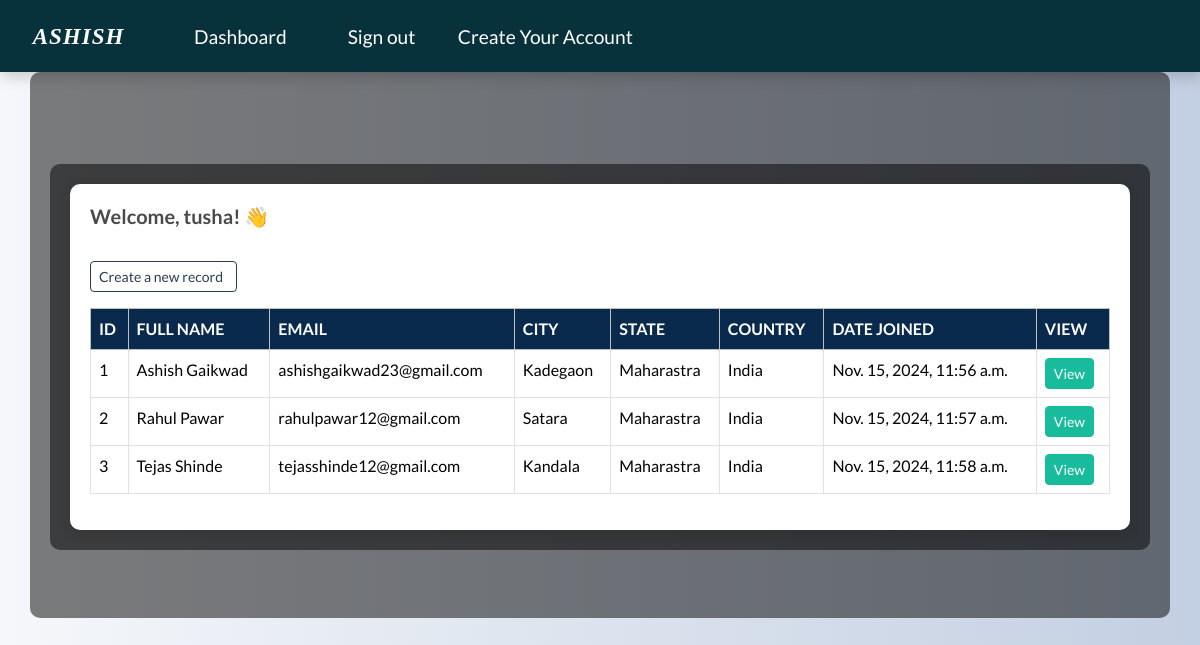
The page /dashboard (signed in) on the database its author committed.
### webapp/models.py (models this page shows, shortened)
class Record(models.Model):
    creation_date = models.DateTimeField(auto_now_add=True)
    first_name = models.CharField(max_length=100)
    last_name = models.CharField(max_length=100)
    email = models.CharField(max_length=225)
    city = models.CharField(max_length=225)
    address = models.CharField(max_length=255)
    state = models.CharField(max_length=200)
    country = models.CharField(max_length=125)

### webapp/views.py (the view)
# urls.py: path('dashboard',views.dashboard,name="dashboard"),
@login_required(login_url='my-login')
def dashboard(request):
    my_records = Record.objects.all()
    context = {'records': my_records}
    return render(request, 'webapp/dashboard.html', context=context)

### webapp/templates/webapp/dashboard.html (shortened to what this page needs)
{% extends 'webapp/base.html' %} {% block content %}
<div class="container my-5">
    <div class="table-container">
        <h5>Welcome, {{user}}! 👋</h5>
        <hr>
        <a class="btn btn-outline-primary btn-sm mb-3" href="{% url 'create-record' %}">
            Create a new record &nbsp;
        </a>
        <table class="table table-hover table-bordered">
            <thead class="table-light">
                <tr>
                    <th scope="col">ID</th>
                    <th scope="col">Full Name</th>
                    <th scope="col">Email</th>
                    <th scope="col">City</th>
                    <th scope="col">State</th>
                    <th scope="col">Country</th>
                    <th scope="col">Date Joined</th>
                    <th scope="col">View</th>
                </tr>
            </thead>
            <tbody>
                {% if records %} {% for record in records %}
                <tr>
                    <td>{{record.id}}</td>
                    <td>{{record.first_name}} {{record.last_name}}</td>
                    <td>{{record.email}}</td>
                    <td>{{record.city}}</td>
                    <td>{{record.state}}</td>
                    <td>{{record.country}}</td>
                    <td>{{record.creation_date}}</td>
                    <td>
                        <a class="btn btn-success btn-sm" href="{% url 'singular_record' record.id %}">
                             View
                        </a>
                    </td>
                </tr>
                {% endfor %} {% else %}
                <tr>
                    <td colspan="9" class="text-center text-muted">No records found.</td>
                </tr>
                {% endif %}
            </tbody>
        </table>
    </div>
</div>
{% endblock %}

### webapp/templates/webapp/base.html (shortened to what this page needs)
{% load static %}
<!DOCTYPE html>
<html lang="en">
<head>
    <link rel="stylesheet" type="text/css" href="https://bootswatch.com/5/flatly/bootstrap.min.css">
    <link rel="stylesheet" type="text/css" href="{% static 'css/styles.css' %}">
</head>
<body>
    {% include 'webapp/navbar.html' %}
    <div class="container">
        <br>
        {% block content %} {% endblock %}
    </div>
</body>
</html>

### webapp/templates/webapp/navbar.html (shortened to what this page needs)
<nav class="navbar navbar-expand-lg navbar-dark justify-content-center custom-navbar">
    <a class="navbar-brand main-heading" href="{% url '' %}">
    &nbsp; Ashish
  </a>
    <div class="collapse navbar-collapse text-center" id="navbarNavDropdown">
        <ul class="navbar-nav mr-auto">
            &nbsp; &nbsp; &nbsp; {% if user.is_authenticated %}
            <li class="nav-item">
                <a class="nav-link" href="{% url 'dashboard' %}">Dashboard &nbsp;  </a>
            </li>
            <li class="nav-item">
                <a class="nav-link" href="{% url 'user-logout' %}">Sign out &nbsp;  </a>
            </li>
            {% endif %}
            <a class="nav-link" type="button" href="{%url 'register' %}" style="text-align: right">Create Your Account    &nbsp; </a>
        </ul>
    </div>
</nav>

### webapp/templates/webapp/navbar.html (style rules this page uses)
.custom-navbar { background-color: #08323b; box-shadow: 2px 4px 15px rgba(0, 0, 0, 0.2); padding: 12px 20px; font-size: 1.2em; }
.custom-navbar .navbar-brand.main-heading { font-weight: bold; font-family: 'Georgia', serif; font-style: oblique; font-size: 1.2em; color: #fff !important; text-transform: uppercase; letter-spacing: 1px; padding-right: 20px; }
.custom-navbar .navbar-nav .nav-link { color: #fff !important; transition: color 0.3s ease, background-color 0.3s ease; padding: 8px 15px; font-weight: 500; }

### webapp/templates/webapp/dashboard.html (style rules this page uses)
body { background: linear-gradient(to right, #f5f7fa, #c3cfe2); }
h5 { font-weight: bold; color: #4a4a4a; animation: fadeInDown 1s ease; }
.table-container { background: white; box-shadow: 0px 4px 12px rgba(0, 0, 0, 0.1); border-radius: 10px; padding: 20px; animation: fadeIn 1s ease; }
.table th { background-color: #092a4d; color: white; text-transform: uppercase; }
.btn-outline-primary { transition: all 0.3s; animation: slideInRight 0.8s ease; }
.btn-success { transition: background-color 0.3s, transform 0.3s ease; animation: slideInLeft 0.8s ease; }

### rows shown on the page
Record: id "1", first_name "Ashish", last_name "Gaikwad", email "ashishgaikwad23@gmail.com", city "Kadegaon", state "Maharastra", country "India", creation_date "Nov. 15, 2024, 11:56 a.m."
Record: id "2", first_name "Rahul", last_name "Pawar", email "rahulpawar12@gmail.com", city "Satara", state "Maharastra", country "India", creation_date "Nov. 15, 2024, 11:57 a.m."
Record: id "3", first_name "Tejas", last_name "Shinde", email "tejasshinde12@gmail.com", city "Kandala", state "Maharastra", country "India", creation_date "Nov. 15, 2024, 11:58 a.m."

### other values the page prints
{{ user }} "tusha"
